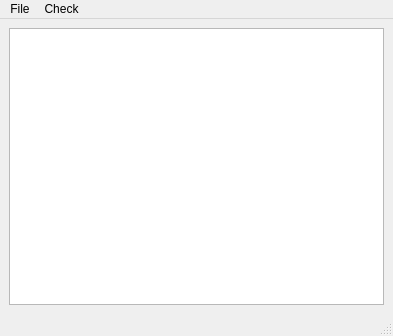
<?xml version="1.0" encoding="UTF-8"?>
<ui version="4.0">
 <class>MainWindow</class>
 <widget class="QMainWindow" name="MainWindow">
  <property name="geometry">
   <rect>
    <x>0</x>
    <y>0</y>
    <width>393</width>
    <height>336</height>
   </rect>
  </property>
  <property name="windowTitle">
   <string>MainWindow</string>
  </property>
  <widget class="QWidget" name="centralwidget">
   <layout class="QVBoxLayout" name="verticalLayout">
    <item>
     <widget class="QPlainTextEdit" name="plainTextEdit"/>
    </item>
   </layout>
  </widget>
  <widget class="QMenuBar" name="menubar">
   <property name="geometry">
    <rect>
     <x>0</x>
     <y>0</y>
     <width>393</width>
     <height>21</height>
    </rect>
   </property>
   <widget class="QMenu" name="menuFILE">
    <property name="title">
     <string>File</string>
    </property>
    <addaction name="actionOpen_file"/>
    <addaction name="actionSave_file"/>
   </widget>
   <widget class="QMenu" name="menuCHECK">
    <property name="title">
     <string>Check</string>
    </property>
    <addaction name="actionCheck_all_file"/>
   </widget>
   <addaction name="menuFILE"/>
   <addaction name="menuCHECK"/>
  </widget>
  <widget class="QStatusBar" name="statusbar"/>
  <action name="actionOpen_file">
   <property name="text">
    <string>Open file</string>
   </property>
  </action>
  <action name="actionSave_file">
   <property name="text">
    <string>Save file</string>
   </property>
  </action>
  <action name="actionCheck_all_file">
   <property name="text">
    <string>Check all file</string>
   </property>
  </action>
 </widget>
 <resources/>
 <connections/>
</ui>
